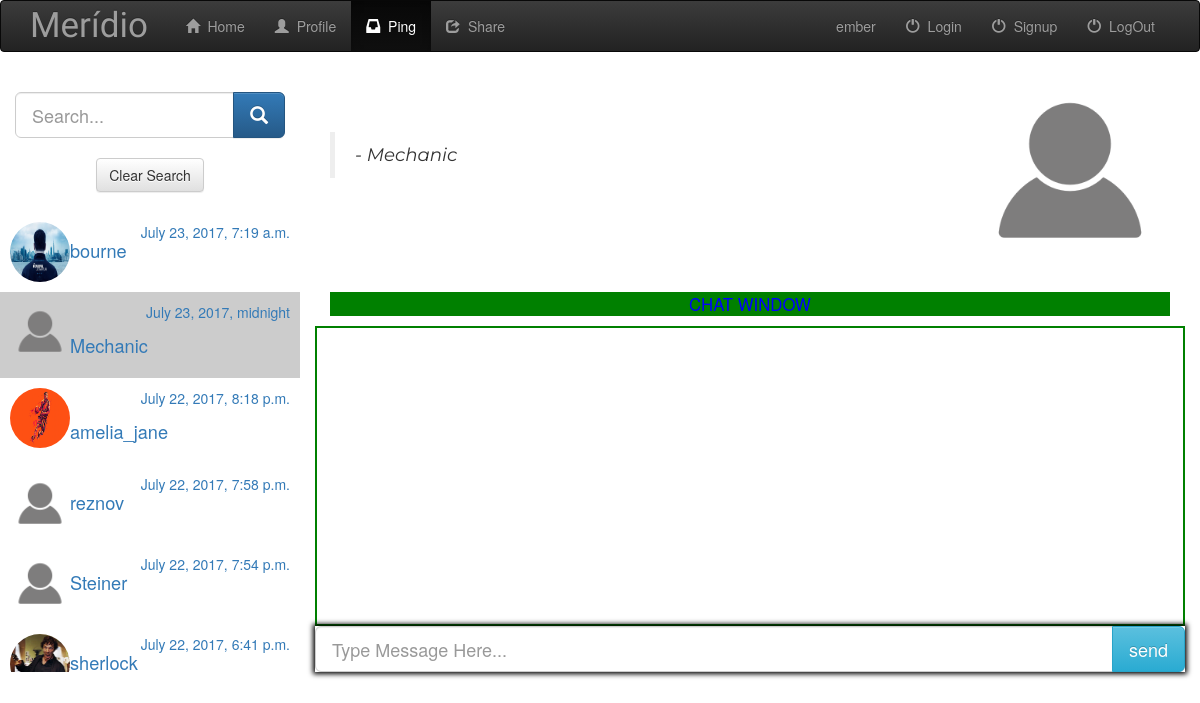
Page /website/message_app/1 (signed in) on the committed database.
### website/models.py (models this page shows, shortened)
class Network(models.Model):
	user = models.ForeignKey(User,on_delete=models.CASCADE)
	friend_pk = models.IntegerField()
	friend_name = models.CharField(max_length=500,default='')
	last_conversation = models.DateTimeField(default = datetime.datetime(1997,3,30,0,0,0,0))

class Profile(models.Model):
	user = models.OneToOneField(User,on_delete=models.CASCADE)
	bio = models.TextField(max_length=5000,blank=True)
	location = models.CharField(max_length=100,blank=True)
	birth_date = models.DateField(null=True,blank=True)
	contrib = models.IntegerField()
	avatar = models.FileField(default='profile-icon.png')

### website/views.py (the view)
# urls.py: url(r'^message_app/(?P<chat_id>[0-9]+)$',views.message_app,name='app_message'),
def message_app(request,chat_id):
	if not request.user.is_authenticated():
		return render(request,'website/login.html',{'error_message':'Login to Access Feature'})
	chat_id = int(chat_id)
	user = User.objects.get(username=request.session['curr_user'])
	network = Network.objects.filter(user=user).order_by("-last_conversation")
	network_list = []
	if(len(network) == 0):
		context={'network_list':network_list,'chat_id':chat_id,'is_empty':"Repo is empty"}
		return render(request,'website/message_app.html',context)
	itr = 0
	for item in network:
		friend = User.objects.get(pk=item.friend_pk)
		network_map = {'network':item,'friend':friend,'chat_id':itr}
		network_list.append(network_map)
		itr = itr+1
	sent_message_list = network_list[chat_id]["network"].conversation_set.all().order_by("conv_time")
	cross_item = Network.objects.get(user=network_list[chat_id]["friend"],friend_pk=user.pk,friend_name=user.username)
	recieved_message_list = cross_item.conversation_set.all().order_by("conv_time")
	message_list = sent_message_list | recieved_message_list
	message_list = sorted(message_list,key=lambda item:item.conv_time)
	context={'network_list':network_list,'chat_id':chat_id,'message_list':message_list}
	return render(request,'website/message_app.html',context)

### website/templatetags/list_index.py (called while the page is built)
@register.filter
def index(List,i):
	return List[int(i)]

@register.filter
def get_element(item,element):
	print(item["friend"])
	if element == 'username':
		return item["friend"].username
	elif element == 'photo':
		return item["friend"].profile.avatar.url
	elif element == 'bio':
		return item["friend"].profile.bio

@register.filter
def get_chatcode(item):
	return item["chat_id"]

### website/templates/website/message_app.html (shortened to what this page needs)
{% extends 'website/base.html' %}
{% load static %}
{% load list_index %}
{% block content %}
<div class="row">
	<div class="container-fluid">
		<div class="col-md-3 chat-wrapper">
			<br>
			<div class="input-group input-group-lg search-wrapper">
		      	<input type="text" class="form-control" placeholder="Search..." name="searchchat" id="search_chat">
		     	<div class="input-group-btn">
		        	<button class="btn btn-primary" onclick="search()"><i class="glyphicon glyphicon-search"></i></button>
		    	</div>
		    </div>
		    <br>
		    <center><button class="btn btn-default" onclick="clearSearch()">Clear Search</button></center>
		    <br>
		    <div class="allchats" style="display:block;">
		    {% for item in network_list %}
		    <div class="row friend-list-chats">
		    	<a href="{% url 'website:change_chat' network_list|index:forloop.counter0|get_chatcode %}">
		    		<div class="col-md-12 indivisual-chats">
		    			<img src="{{item.friend.profile.avatar.url}}" class="img img-responsive chat-image-li" />
		    			<p style="float:right;">{{item.network.last_conversation}}</p>
		    			<p style="font-size: 130%;text-align:left;margin-top:15px;">{{item.friend.username}}</p>
		    		</div>
		    	</a>
		    </div>
		    {% endfor %}
		    </div>
		</div>
		{% if is_empty %}
		<div class="col-md-9 nonetwork">
			<p style="font-size: 300%;text-align: center;color:#bfbfbf;">Make some friends and converse with them</p>
			<br><br>
			<center>
			<img src="{% static 'website/images/friend.jpg' %}" class="img img-responsive" style="width:400px;height: 400px;border-radius: 10% 10%" />
			</center>
		</div>
		{% else %}
		<div class="col-md-9 conversation-wrapper">
			<div class="conv-top-div container-fluid">
				<img src="{{ network_list|index:chat_id|get_element:'photo' }}" class="img img-responsive conv-image" /><br><br><br>
				<blockquote id="top-bio" class="animated fadeInDown">{{ network_list|index:chat_id|get_element:'bio' }}
				<p id="top-user"><cite>- {{ network_list|index:chat_id|get_element:'username' }}</cite></p>
				</blockquote>
			</div>
			<br>
			<div class="container-fluid">
			<p style="text-align: center;background: green;color:blue;font-size: 120%;">CHAT WINDOW</p>
			</div>
			<div class="conv-div">
			</div>
			<div class="chatbox">
				<form role="form" action="{% url 'website:chat' chat_id %}" method='post'/>
					<div class="input-group input-group-lg send-wrapper">
		      			<input type="text" class="form-control" placeholder="Type Message Here..." name="chat_text" id="chatText" />
		     			<div class="input-group-btn">
		        			<input type="submit" class="btn btn-sm btn-info" value="send"/>
		    			</div>
		    		</div>
			</div>
		</div>
		{% endif %}
	</div>
</div>
<br>
{% endblock %}

### website/templates/website/base.html (shortened to what this page needs)
<!DOCTYPE html>
<html lang="en">
<head>
    {% load staticfiles %}
    <link rel="stylesheet" href="https://maxcdn.bootstrapcdn.com/bootstrap/3.3.7/css/bootstrap.min.css">
    <link rel="stylesheet" href="https://maxcdn.bootstrapcdn.com/bootstrap/3.3.7/css/bootstrap-theme.min.css">
    <link rel="stylesheet" type="text/css" href="{% static 'website/css/styling.css'%}">
    <link rel="stylesheet" href="{% static 'website/css/animate.css'%}">
    <link href="https://maxcdn.bootstrapcdn.com/font-awesome/4.7.0/css/font-awesome.min.css" rel="stylesheet">
</head>
<body>
<div class="navbar navbar-inverse">
	<div class="container fluid">
		<div class="navbar-header">
			<a class="navbar-brand brandText" href="{% url 'website:index' %}" style="font-family:'Tangerine', cursive;font-size: 250%;">Merídio</a>&nbsp;&nbsp;
		</div>
        <div class="collapse navbar-collapse" id="topNavBar">
            <ul class="nav navbar-nav">
                <li class="active navlist" id='listHome'>
                    <a href="{% url 'website:index' %}">
                        <span class="glyphicon glyphicon-home" aria-hidden="true"></span>&nbsp;
                            <span class="topText">Home</span>
                    </a>
                </li>
                <li class="navlist" id='listProfile'>
                    <a href="{% url 'website:profile' %}">
                        <span class="glyphicon glyphicon-user" aria-hidden="true"></span>&nbsp;
                            <span class="topText">Profile</span>
                    </a>
                </li>
                <li class="navlist" id='listPing'>
                    <a href="{% url 'website:app_message' 0 %}">
                        <span class="glyphicon glyphicon-inbox"></span>&nbsp;
                            <span class="topText">Ping</span>
                    </a>
                </li>
                <li class="navlist" id='listShare'>
                    <a href="{% url 'website:sharing_zone' 1%}">
                        <span class="glyphicon glyphicon-share"></span>&nbsp;
                            <span class="topText">Share</span>
                    </a>
                </li>
            </ul>
            <ul class="nav navbar-nav navbar-right">
                <li class="navlist">
                    <a href="#">
                        <span class="topText">
                            {% if "curr_user" in request.session %}
                                {{ request.session.curr_user}}
                            {% else %}
                                DEFAULT
                            {% endif %}
                        </span>
                    </a>
                </li>
                <li class="navlist" id='listLogin'>
                    <a href="{% url 'website:login_user' %}">
                        <span class="glyphicon glyphicon-off" aria-hidden="true"></span>&nbsp;
                            <span class="topText">Login</span>
                    </a>
                </li>
                <li class="navlist" id='listReg'>
                    <a href="{% url 'website:register' %}">
                        <span class="glyphicon glyphicon-off" aria-hidden="true"></span>&nbsp;
                            <span class="topText">Signup</span>
                    </a>
                </li>
                <li class="navlist">
                    <a href="{% url 'website:logout_user' %}">
                        <span class="glyphicon glyphicon-off" aria-hidden="true"></span>&nbsp;
                            <span class="topText">LogOut</span>
                    </a>
                </li>
            </ul>
        </div>
	</div>
</div>
{% block content %}
{% endblock %}
</body>
</html>

### website/static/website/css/styling.css (style rules this page uses)
body { width: 100%; height: 100%; }
html { width: 100%; height: 100%; }
.chat-wrapper { overflow-y:scroll; height:600px; }
.indivisual-chats { padding:10px; }
.chat-image-li { float:left; width:60px; height:60px; border-radius:50% 50%; }
.activeChat { background-color:#cccccc; }
.conv-image { float: right; height:200px; width:200px; }
.conv-div { border:2px solid green; overflow-y: scroll; height:300px; }
.chatbox { box-shadow: 0px 0px 5px 2px rgba(0,0,0,1.0); }
#top-bio { font-family: "Montserrat", sans-serif; font-size:130%; }
.conv-image { border-radius: 50% 50%; }

### rows in the picture
Network: friend.profile.avatar (picture), network.last_conversation "July 23, 2017, 7:19 a.m.", friend.username "bourne"
Network: friend.profile.avatar (picture), network.last_conversation "July 23, 2017, midnight", friend.username "Mechanic"
Network: friend.profile.avatar (picture), network.last_conversation "July 22, 2017, 8:18 p.m.", friend.username "amelia_jane"
Network: friend.profile.avatar (picture), network.last_conversation "July 22, 2017, 7:58 p.m.", friend.username "reznov"
Network: friend.profile.avatar (picture), network.last_conversation "July 22, 2017, 7:54 p.m.", friend.username "Steiner"
Network: friend.profile.avatar (picture), network.last_conversation "July 22, 2017, 6:41 p.m.", friend.username "sherlock"

### other values in the picture
{{ request.session.curr_user }} "ember"
{{ network_list|index:chat_id|get_element:'username' }} "Mechanic"
